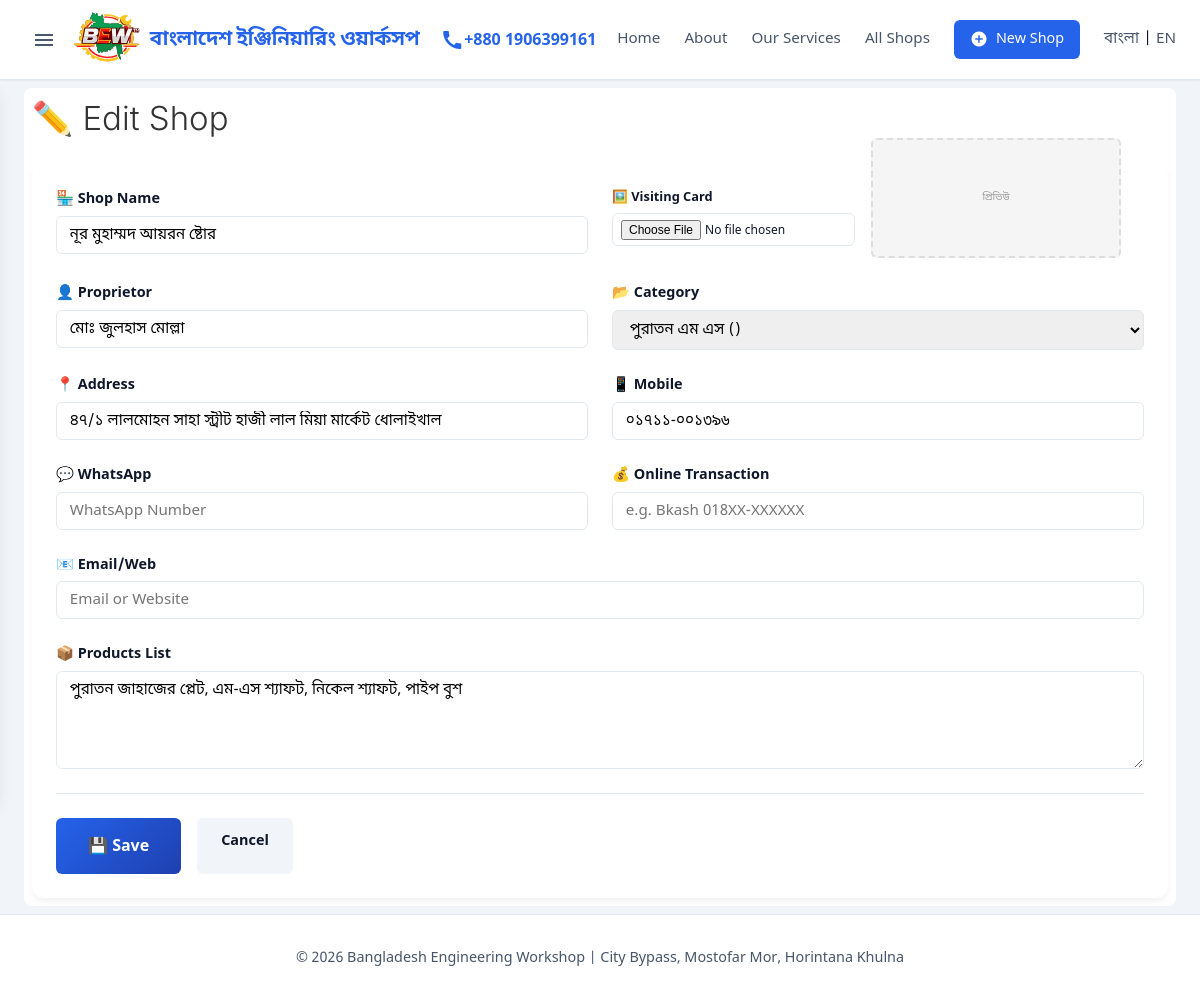
Page /shop/edit/21 on the committed database.
### database.py (models this page shows)
class Shop(db.Model):
    __tablename__ = 'shops'
    id = db.Column(db.Integer, primary_key=True)
    category_id = db.Column(db.Integer, db.ForeignKey('categories.id'))
    serial_no = db.Column(db.String(5000))
    name = db.Column(db.String(20000))
    proprietor = db.Column(db.String(10000))
    address = db.Column(db.Text)
    mobile = db.Column(db.String(10000))
    transaction_status = db.Column(db.String(10000))
    whatsapp = db.Column(db.String(5000))
    email_web = db.Column(db.String(10000))
    products = db.Column(db.Text)
    visiting_card = db.Column(db.String(5000))
    created_at = db.Column(db.DateTime, default=datetime.datetime.now)
    updated_at = db.Column(db.DateTime, default=datetime.datetime.now, onupdate=datetime.datetime.now)
    def to_dict(self):
        return {
            'id': self.id,
            'category_id': self.category_id,
            'category_name': self.category.name if self.category else '',
            'category_name_english': self.category.name_english if self.category else '',
            'serial_no': self.serial_no,
            'name': self.name,
            'proprietor': self.proprietor,
            'address': self.address,
            'mobile': self.mobile,
            'transaction_status': self.transaction_status,
            'whatsapp': self.whatsapp,
            'email_web': self.email_web,
            'products': self.products,
            'visiting_card': self.visiting_card,
            'created_at': self.created_at.isoformat() if self.created_at else None,
            'updated_at': self.updated_at.isoformat() if self.updated_at else None
        }

### app.py (the view, shortened to what this page needs)
@app.route('/shop/edit/<int:shop_id>', methods=['GET', 'POST'])
def edit_shop(shop_id):
    shop = db.get_shop_by_id(shop_id)
    if not shop:
        flash('দোকান খুঁজে পাওয়া যায়নি!', 'error')
        return redirect(url_for('index'))
    categories = db.get_all_categories()
    return render_template('shop_form.html', categories=categories, shop=shop, action='edit', shop_id=shop_id)

### app.py (called while the page is built)
def get_locale():
    if 'lang' in session:
        return session['lang']
    return request.accept_languages.best_match(['bn', 'en'])

@app.context_processor
def inject_categories():
    return dict(categories=db.get_all_categories())

### database.py (called while the page is built)
    def get_all_categories(self):
        cats = Category.query.order_by(Category.id).all()
        return [c.to_dict() for c in cats]

    def get_shop_by_id(self, shop_id):
        shop = Shop.query.get(shop_id)
        return shop.to_dict() if shop else None

    def to_dict(self):
        return {
            'id': self.id,
            'name': self.name,
            'name_english': self.name_english
        }

### templates/shop_form.html (shortened to what this page needs)
{% extends 'base.html' %}
{% block content %}
<section class="shop-form-section">
    <h1 style="margin-bottom: 1.5rem;">
        {% if action == 'add' %}
        ➕ {{ _('Add New Shop') }}
        {% else %}
        ✏️ {{ _('Edit Shop') }}
        {% endif %}
    </h1>
    <form method="POST" class="shop-form" enctype="multipart/form-data">
        <div style="display: grid; grid-template-columns: 1fr 1fr; gap: 1.5rem; margin-bottom: 1.5rem;">
            <div class="form-group" style="margin-bottom: 0;">
                <label for="name">🏪 {{ _('Shop Name') }}</label>
                <input type="text" name="name" id="name" class="form-control" required value="{{ shop.name or '' }}"
                    placeholder="{{ _('Enter shop name') }}">
            </div>
            <div style="display: flex; gap: 1rem; align-items: flex-start;">
                <div class="form-group" style="flex: 0 0 160px; margin-bottom: 0;">
                    <label for="visiting_card" style="font-size: 0.8rem;">🖼️ Visiting Card</label>
                    <input type="file" name="visiting_card" id="visiting_card" class="form-control" accept="image/*"
                        onchange="previewImage(this)" style="font-size: 0.75rem; padding: 0.35rem 0.5rem;">
                </div>
                <div id="imagePreview"
                    style="width: 250px; height: 120px; background: #f5f5f5; border-radius: 6px; border: 2px dashed #ddd; display: flex; align-items: center; justify-content: center; overflow: hidden; flex-shrink: 0; margin-top: -50px;">
                    {% if shop.visiting_card %}
                    <img src="/shop_img/{{ shop.visiting_card }}" alt="Current Card"
                        style="width: 100%; height: 100%; object-fit: cover; border-radius: 4px;">
                    {% else %}
                    <span style="color: #999; font-size: 10px;">প্রিভিউ</span>
                    {% endif %}
                </div>
            </div>
        </div>
        <div style="display: grid; grid-template-columns: 1fr 1fr; gap: 1.5rem; margin-bottom: 1.5rem;">
            <div class="form-group" style="margin-bottom: 0;">
                <label for="proprietor">👤 {{ _('Proprietor') }}</label>
                <input type="text" name="proprietor" id="proprietor" class="form-control"
                    value="{{ shop.proprietor or '' }}" placeholder="{{ _('Proprietor Name') }}">
            </div>
            <div class="form-group" style="margin-bottom: 0;">
                <label for="category_id">📂 {{ _('Category') }}</label>
                <select name="category_id" id="category_id" class="form-control">
                    {% for cat in categories %}
                    <option value="{{ cat.id }}" {% if shop.category_id==cat.id %}selected{% endif %}>
                        {{ cat.name }} ({{ cat.name_english }})
                    </option>
                    {% endfor %}
                </select>
            </div>
        </div>
        <div style="display: grid; grid-template-columns: 1fr 1fr; gap: 1.5rem; margin-bottom: 1.5rem;">
            <div class="form-group" style="margin-bottom: 0;">
                <label for="address">📍 {{ _('Address') }}</label>
                <input type="text" name="address" id="address" class="form-control" value="{{ shop.address or '' }}"
                    placeholder="{{ _('Shop Address') }}">
            </div>
            <div class="form-group" style="margin-bottom: 0;">
                <label for="mobile">📱 {{ _('Mobile') }}</label>
                <input type="text" name="mobile" id="mobile" class="form-control" value="{{ shop.mobile or '' }}"
                    placeholder="{{ _('e.g. 017XX-XXXXXX') }}">
            </div>
        </div>
        <div style="display: grid; grid-template-columns: 1fr 1fr; gap: 1.5rem; margin-bottom: 1.5rem;">
            <div class="form-group" style="margin-bottom: 0;">
                <label for="whatsapp">💬 {{ _('WhatsApp') }}</label>
                <input type="text" name="whatsapp" id="whatsapp" class="form-control" value="{{ shop.whatsapp or '' }}"
                    placeholder="{{ _('WhatsApp Number') }}">
            </div>
            <div class="form-group" style="margin-bottom: 0;">
                <label for="transaction_status">💰 {{ _('Online Transaction') }}</label>
                <input type="text" name="transaction_status" id="transaction_status" class="form-control"
                    value="{{ shop.transaction_status or '' }}" placeholder="{{ _('e.g. Bkash 018XX-XXXXXX') }}">
            </div>
        </div>
        <div style="margin-bottom: 1.5rem;">
            <div class="form-group" style="margin-bottom: 0;">
                <label for="email_web">📧 {{ _('Email/Web') }}</label>
                <input type="text" name="email_web" id="email_web" class="form-control"
                    value="{{ shop.email_web or '' }}" placeholder="{{ _('Email or Website') }}">
            </div>
        </div>
        <div style="margin-bottom: 1.5rem;">
            <div class="form-group" style="margin-bottom: 0;">
                <label for="products">📦 {{ _('Products List') }}</label>
                <textarea name="products" id="products" class="form-control" rows="4"
                    placeholder="{{ _('Products available in this shop...') }}">{{ shop.products or '' }}</textarea>
            </div>
        </div>
        <div class="form-actions" style="margin-top: 1rem;">
            <button type="submit" class="btn btn-primary btn-lg">
                {% if action == 'add' %}
                ➕ {{ _('Add Shop') }}
                {% else %}
                💾 {{ _('Save') }}
                {% endif %}
            </button>
            <a href="{{ url_for('index') }}" class="btn btn-secondary">{{ _('Cancel') }}</a>
        </div>
    </form>
</section>
{% endblock %}

### static/style.css (style rules this page uses)
:root { --primary: #2563eb; --primary-dark: #1e40af; --secondary: #64748b; --success: #10b981; --danger: #ef4444; --surface: #ffffff; --background: #f1f5f9; --text-main: #0f172a; --text-muted: #475569; --border: #e2e8f0; --dark: var(--text-main); --light: var(--background); --text-color: var(--text-main); --shadow-sm: 0 1px 2px 0 rgba(0, 0, 0, 0.05); --shadow: 0 4px 6px -1px rgba(0, 0, 0, 0.1), 0 2px 4px -1px rgba(0, 0, 0, 0.06); --shadow-lg: 0 10px 15px -3px rgba(0, 0, 0, 0.1); --radius: 8px; --radius-sm: 6px; --font-main: 'Noto Sans Bengali', system-ui, -apple-system, sans-serif; --font-inter: 'Inter', sans-serif; --transition: all 0.2s cubic-bezier(0.4, 0, 0.2, 1); }
* { margin: 0; padding: 0; box-sizing: border-box; }
body { font-family: var(--font-main); background-color: var(--background); color: var(--text-main); line-height: 1.6; min-height: 100vh; display: flex; flex-direction: column; }
h1, h2, h3, h4 { font-family: var(--font-inter); font-weight: 300; color: #333333; line-height: 1.2; }
h1 { font-size: 33px; line-height: 44px; margin-bottom: 1.5rem; }
.btn { display: inline-block; padding: 0.75rem 1.5rem; border-radius: var(--radius-sm); text-decoration: none; font-weight: 600; font-size: 0.9rem; transition: var(--transition); border: none; cursor: pointer; font-family: inherit; background: var(--primary); color: white; }
.btn-primary { background: linear-gradient(135deg, var(--primary), var(--primary-dark)); }
.btn-secondary { background: var(--light); color: var(--dark); }
.btn-lg { padding: 1rem 2rem; font-size: 1rem; }
.shop-form-section { background: white; border-radius: var(--radius); padding: 0.5rem; margin: 0.5rem 0; }
.shop-form { background: white; padding: 1.5rem; border-radius: 12px; box-shadow: 0 4px 6px rgba(0, 0, 0, 0.05); }
.form-group { display: flex; flex-direction: column; gap: 0.3rem; }
label { font-weight: 600; color: var(--text-color); font-size: 0.9rem; }
.form-control { padding: 0.5rem 0.8rem; border: 1px solid #e2e8f0; border-radius: 6px; font-size: 0.95rem; transition: var(--transition); font-family: inherit; }
textarea.form-control { min-height: 80px; resize: vertical; }
select.form-control { cursor: pointer; }
.form-actions { margin-top: 2rem; padding-top: 1.5rem; border-top: 1px solid var(--border); display: flex; gap: 1rem; }

### rows in the picture
Shop: name "নূর মুহাম্মদ আয়রন ষ্টোর", proprietor "মোঃ জুলহাস মোল্লা", address "৪৭/১ লালমোহন সাহা স্ট্রীট হাজী লাল মিয়া মার্কেট ধোলাইখাল", mobile "০১৭১১-০০১৩৯৬", products "পুরাতন জাহাজের প্লেট, এম-এস শ্যাফট, নিকেল শ্যাফট, পাইপ বুশ"

### other values in the picture
form field category_id "পুরাতন এম এস ()"
